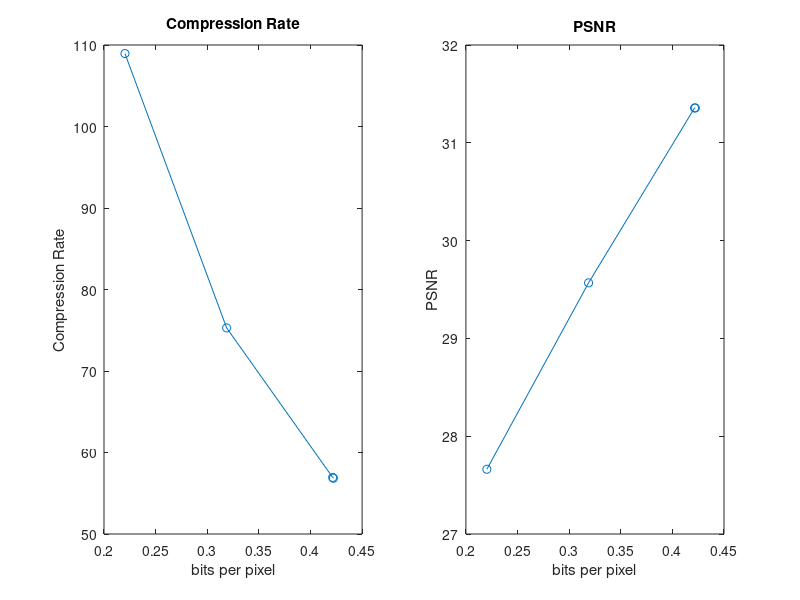

The MATLAB script that drew this image:
%% calculation
clear;
close all;
clc;

bbp = [0.4222, 0.4215, 0.3188, 0.2203]; % == code length
compression = [56.8404, 56.9407, 75.2879, 108.9490];
PSNR = [31.3566, 31.3564, 29.5680, 27.6620];

%% figure

figure(); %1
subplot(1,2,1);
plot(bbp,compression,'o-');
xlabel('bits per pixel');
ylabel('Compression Rate');
title('Compression Rate');

subplot(1,2,2); %2
plot(bbp,PSNR,'o-');
xlabel('bits per pixel');
ylabel('PSNR');
title('PSNR');

